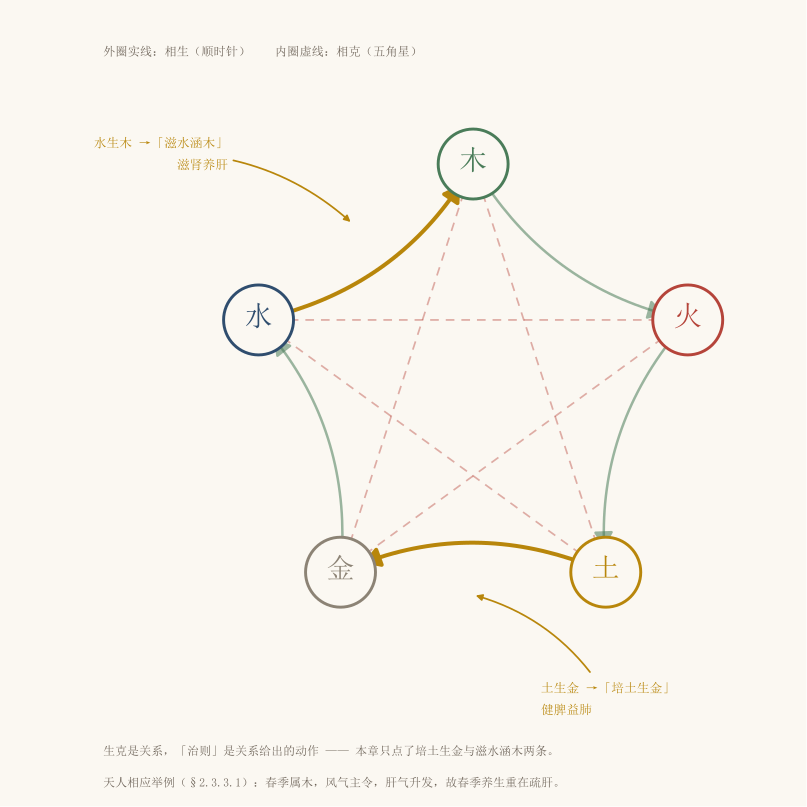

Write the Python code that produced this figure.
# -*- coding: utf-8 -*-
"""图 3-1 五行生克与治则推演

内容依据：textbooks/01-zhongyi/01-zhongyi-jichu-lilun/03-第3章-哲学基础与思维方法.md §2.3.3
  §2.3.3.1「五行学说将自然界的五方、五季、五气、五味与人体的五脏、五体、五官等联系起来，
    构建了'天人相应'的大系统。例如，春季属木，风气主令，人体肝气随之升发，故春季养生重在疏肝」
  §2.3.3.2「诊断上，五行理论用于综合分析色、脉、症的内在联系，如面见青色、喜食酸味、脉弦多为肝病。
    治疗上，依据五行生克规律确立治则，如'培土生金'（健脾益肺）、'滋水涵木'（滋肾养肝）」

与站点动画图 wuxing-cycle 的分工：动画逐帧演示相生相克的流动方向；本图是静态的，
讲动画图讲不了的那一步 —— 生克关系怎么落成一条可执行的治则（土生金 → 培土生金）。

图上只出现正文点名的两个治则（培土生金、滋水涵木），不补充其他治则 ——
其余治则（如抑木扶土、泻南补北）本章未写，画上去就是替教材立论。
"""

import pathlib
import sys

sys.path.insert(0, str(pathlib.Path(__file__).resolve().parents[3] / "scripts" / "figures"))

import numpy as np
import matplotlib.pyplot as plt
from matplotlib.patches import FancyArrowPatch, Circle

from tcm_figure import canvas, save, INK, MUTED, LINE, WUXING, PAPER, ACCENT

NAMES = ["木", "火", "土", "金", "水"]
R = 1.0
ANG = [np.pi / 2 - i * 2 * np.pi / 5 for i in range(5)]     # 顶部起顺时针
POS = [(R * np.cos(a), R * np.sin(a)) for a in ANG]

SHENG_C = "#4a7c59"     # 相生：青
KE_C = "#b5443a"        # 相克：赤
HILITE = "#b8860b"      # 治则高亮：土黄

fig, ax = canvas(8.4, 8.4)
ax.set_aspect("equal")
ax.axis("off")
ax.set_xlim(-1.78, 1.16)
ax.set_ylim(-1.78, 1.66)

# ── 相生：外圈顺时针弧 ──
for i in range(5):
    j = (i + 1) % 5
    a, b = POS[i], POS[j]
    rad = 0.22
    is_hilite = (i, j) in [(2, 3), (4, 0)]        # 土→金、水→木
    ax.add_patch(FancyArrowPatch(
        a, b, connectionstyle=f"arc3,rad={rad}",
        arrowstyle="-|>,head_length=10,head_width=6",
        color=HILITE if is_hilite else SHENG_C,
        lw=3.0 if is_hilite else 1.9,
        alpha=1.0 if is_hilite else 0.55,
        shrinkA=17, shrinkB=18, zorder=2,
    ))

# ── 相克：内五角星 ──
for i in range(5):
    j = (i + 2) % 5
    a, b = POS[i], POS[j]
    ax.plot([a[0], b[0]], [a[1], b[1]], color=KE_C, lw=1.3,
            ls=(0, (5, 4)), alpha=0.42, zorder=1)

# ── 五行节点 ──
for i, name in enumerate(NAMES):
    x, y = POS[i]
    ax.add_patch(Circle((x, y), 0.155, facecolor=PAPER, edgecolor=WUXING[name],
                        lw=2.2, zorder=4))
    ax.text(x, y + 0.02, name, ha="center", va="center", fontsize=21,
            color=WUXING[name], zorder=5)

# ── 治则标注（只用正文点名的两条）──
def edge_mid(i, j, off):
    a, b = POS[i], POS[j]
    mx, my = (a[0] + b[0]) / 2, (a[1] + b[1]) / 2
    n = np.hypot(mx, my)
    return mx + off * mx / n, my + off * my / n

x1, y1 = edge_mid(2, 3, 0.46)
ax.annotate("土生金 →「培土生金」\n健脾益肺", xy=edge_mid(2, 3, 0.10), xytext=(x1 + 0.30, y1 - 0.10),
            fontsize=9.6, color=HILITE, ha="left", va="center", linespacing=1.7, zorder=6,
            arrowprops=dict(arrowstyle="-|>", color=HILITE, lw=1.3,
                            connectionstyle="arc3,rad=0.2"))

x2, y2 = edge_mid(4, 0, 0.46)
ax.annotate("水生木 →「滋水涵木」\n滋肾养肝", xy=edge_mid(4, 0, 0.10), xytext=(x2 - 0.34, y2 + 0.02),
            fontsize=9.6, color=HILITE, ha="right", va="center", linespacing=1.7, zorder=6,
            arrowprops=dict(arrowstyle="-|>", color=HILITE, lw=1.3,
                            connectionstyle="arc3,rad=-0.2"))

# ── 图例与说明 ──
ax.text(-1.64, 1.50, "外圈实线：相生（顺时针）　　内圈虚线：相克（五角星）",
        fontsize=9.2, color=MUTED, va="center")
ax.text(-1.64, -1.60,
        "生克是关系，「治则」是关系给出的动作 —— 本章只点了培土生金与滋水涵木两条。",
        fontsize=9.0, color=MUTED, va="center")
ax.text(-1.64, -1.74,
        "天人相应举例（§2.3.3.1）：春季属木，风气主令，肝气升发，故春季养生重在疏肝。",
        fontsize=9.0, color=MUTED, va="center")

save(fig)
